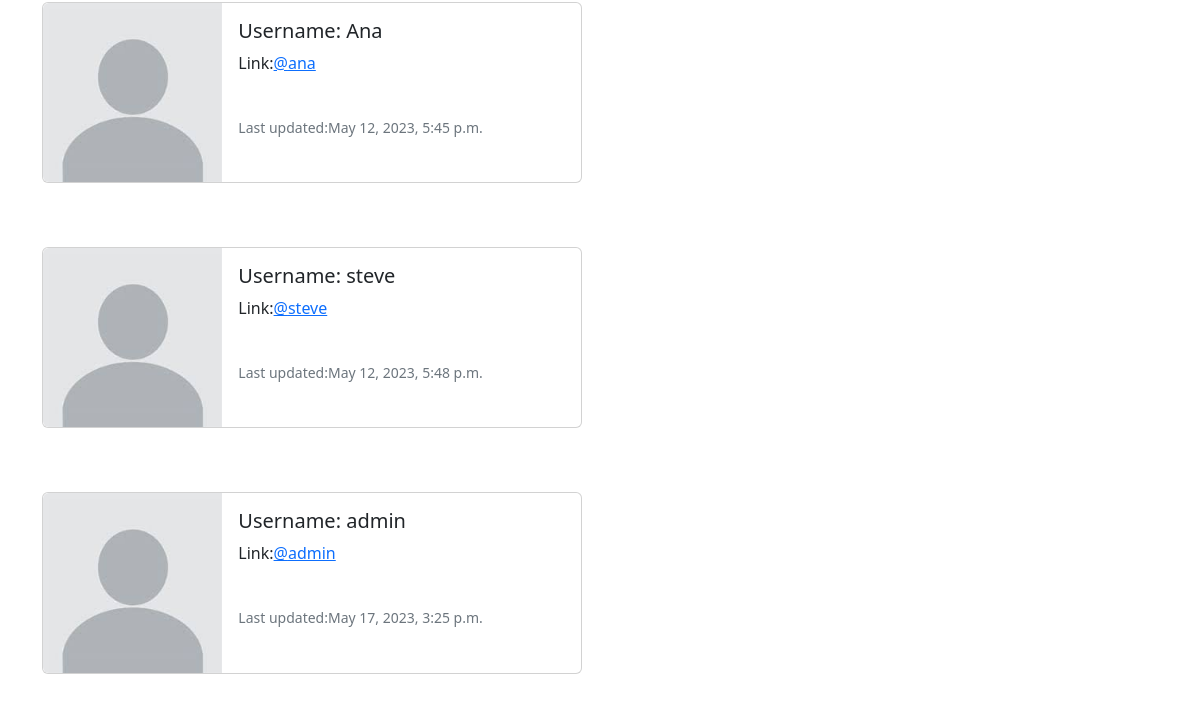
The app's page /profile_list (signed in, lower part), older data.
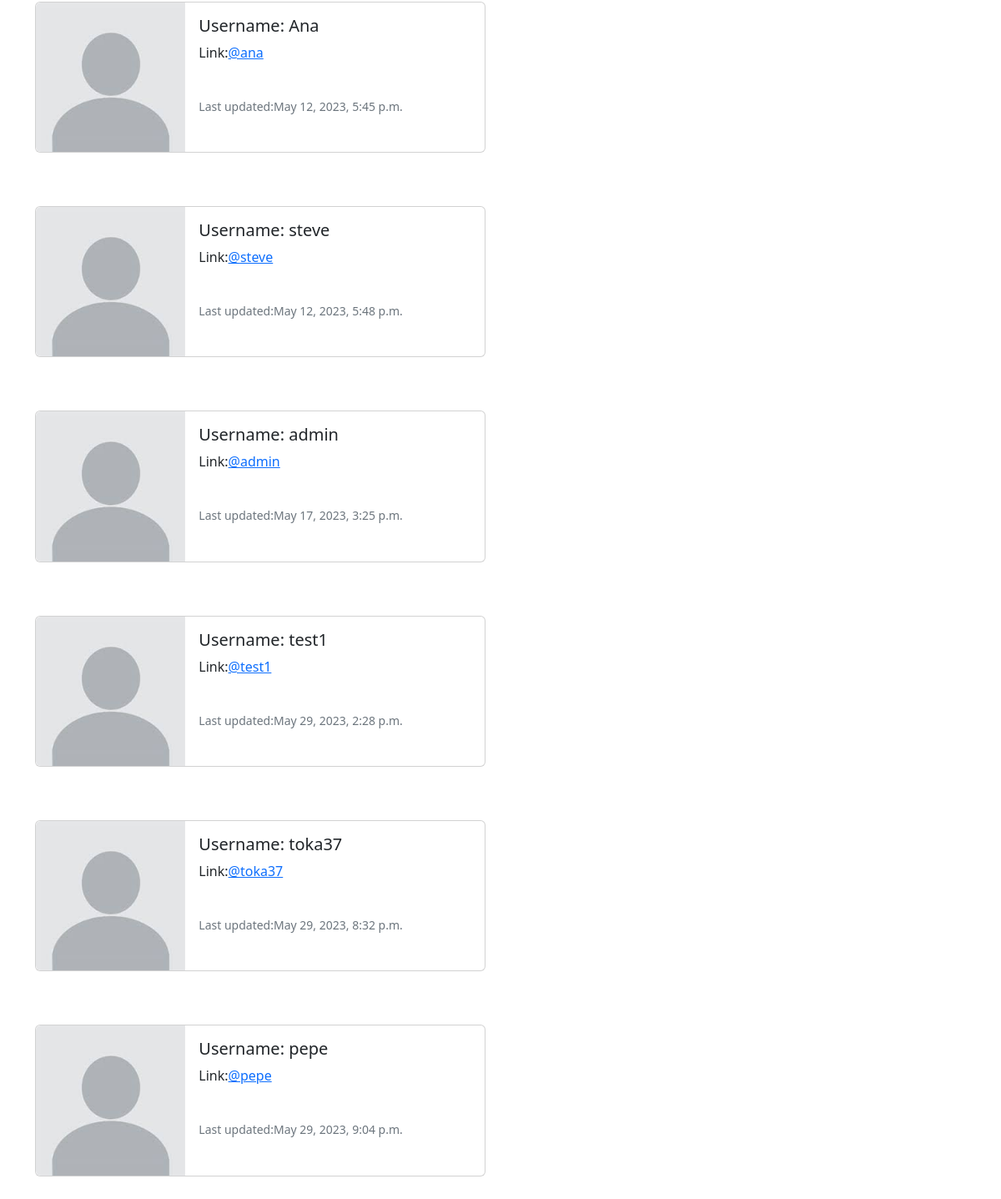
The same page, newer data.
### musker/models.py (models this page shows)
class Profile(models.Model):
	user = models.OneToOneField(User, on_delete=models.CASCADE)
	follows = models.ManyToManyField("self",related_name="followed_by",symmetrical=False,blank=True)
	date_modified = models.DateTimeField(User, auto_now=True)
	profile_image = models.ImageField(null=True,blank=True, upload_to="images/")
	def __str__(self):
		return self.user.username

### musker/views.py (the view)
# urls.py: path('profile_list',views.profile_list, name='profile_list'),
def profile_list(request):
    if request.user.is_authenticated:
        profiles = Profile.objects.exclude(user=request.user)
        return render(request, 'profile_list.html',{"profiles":profiles})
    else:
        messages.success(request,("You must be logged."))
        return redirect('home')

### musker/templates/profile_list.html (shortened to what this page needs)
{% extends 'base.html' %}
{%load static%}
{% block content %}
<br/>
{%if profiles %}
   {%for profiles in profiles%}
   <div class="card mb-3" style="max-width: 540px;">
    <div class="row g-0">
      <div class="col-md-4">
        <img src="{%static 'images/default-picture.jpeg'%}" class="img-fluid rounded-start" alt="Profile picture">
      </div>
      <div class="col-md-8">
        <div class="card-body">
          <h5 class="card-title">Username: {{ profiles.user.username }}</h5>
          <p class="card-text">Link:<a href="{%url 'profile' profiles.user.id%}">@{{profiles.user.profile|lower}}</a> </p>
          <br/>
          <p class="card-text"><small class="text-muted">Last updated:{{profiles.date_modified}}</small></p>
        </div>
      </div>
    </div>
  </div>
       <br/>
       <br/>
   {%endfor%}
{%endif%}
{%endblock%}

### musker/templates/base.html (shortened to what this page needs)
<!doctype html>
<html lang="en">
  <head>
    <link href="https://cdn.jsdelivr.net/npm/bootstrap@5.2.3/dist/css/bootstrap.min.css" rel="stylesheet">
  </head>
  <body>
    <br/>
    <div class="container">
        {% block content%}
        {% endblock %}
    </div>
  </body>
</html>

Row changes from the older to the newer data that the page shows:
added Profile: user.username "test1", user.profile "test1", date_modified "May 29, 2023, 2:28 p.m."
added Profile: user.username "toka37", user.profile "toka37", date_modified "May 29, 2023, 8:32 p.m."
added Profile: user.username "pepe", user.profile "pepe", date_modified "May 29, 2023, 9:04 p.m."
